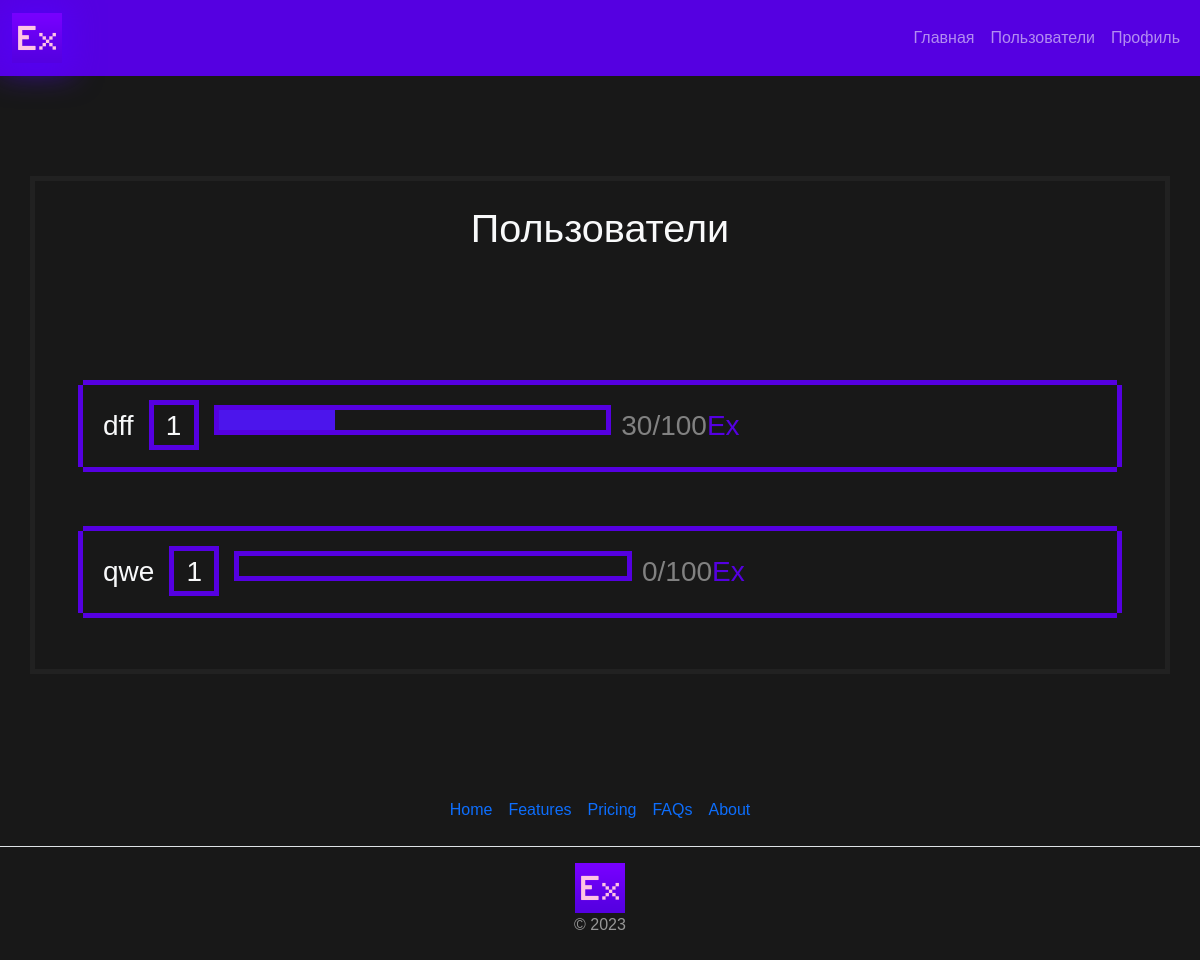
Page /users (signed in) on the earlier database version.
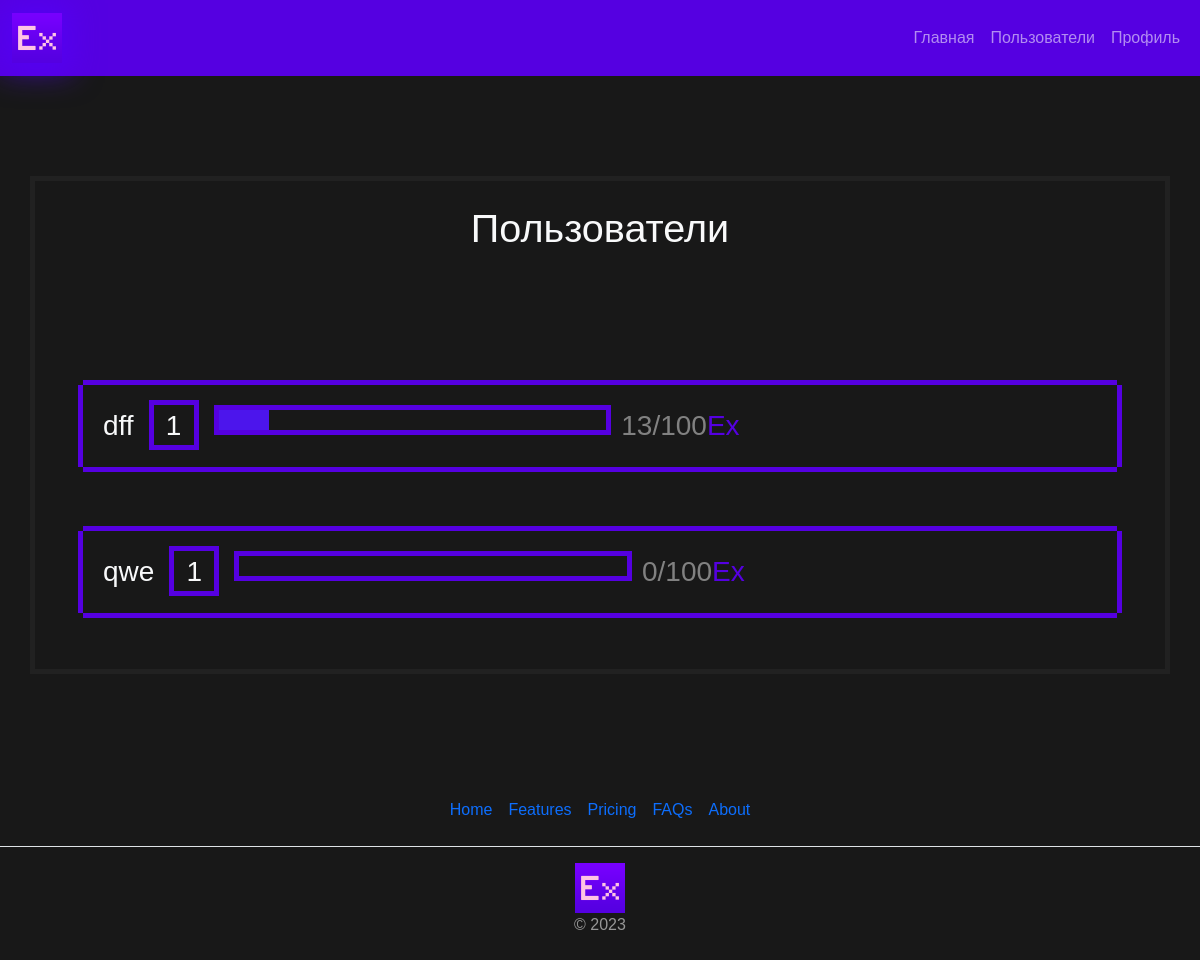
Same page on the later database version.
### app/models.py (models this page shows, shortened)
class User(db.Model, UserMixin):
    __tablename__ = 'users'
    id = db.Column(db.Integer, primary_key=True)
    username = db.Column(db.String(255), unique=True)
    password = db.Column(db.String(255))
    level = db.Column(db.Integer(), default=1)
    exp = db.Column(db.Integer(), default=0)
    active = db.Column(db.Boolean())
    roles = db.relationship('Role', secondary='user_roles')

### app/routes.py (the view)
@app.route('/users')
@login_required
def users():
    users = User.query.all()
    return render_template('users.html', users=users)

### app/templates/users.html (shortened to what this page needs)
{% extends "base.html" %}
{% block content %}
<div class="container">
    <div class="row d-flex justify-content-center" style="border: #212121 solid 5px; padding: 2vw 3vw">
        <div class="col-12 text-center">
            <h3 class="title text-light" style="font-size: 3.3vw;">Пользователи</h3>
        </div>
        {% for user in users %}
        {% if user.id != current_user.id %}
        <a href="{{ url_for('get_user', username=user.username) }}" class="col-12 text-center"
            style="text-decoration: none;">
            <div class="col-12 text-center user-list d-flex justify-content-left">
                <span class="text-light fs-3"> {{ user.username }}</span>
                <span class="text-light fs-3"
                    style="height: 40px; min-width: 40px; margin-left: 20px; color: #bbbbbb; box-shadow: 0px 0px 0px 5px #5500e1">{{
                    user.level }}</span>
                <div class="bar-border" style="margin-left: 20px; height: 30px; width: 40%">
                    <div class="bar" style="width: {{user.exp/(100*(user.level**2))*100 }}%"></div>
                </div>
                <span class="fs-3" style="color: #818181; margin-left: 10px">{{ user.exp }}</span>
                <span class="fs-3" style="color: #818181">/</span>
                <span class="fs-3" style="color: #818181">{{ (100*(user.level**2)) }}</span>
                <span class="fs-3 ex-txt" id="ex_end"> Ex</span>
            </div>
        </a>
        {% endif %}
        {% endfor %}
    </div>
</div>
{% endblock %}

Differences in the rows shown:
changed User "dff": exp "30" → "13"
